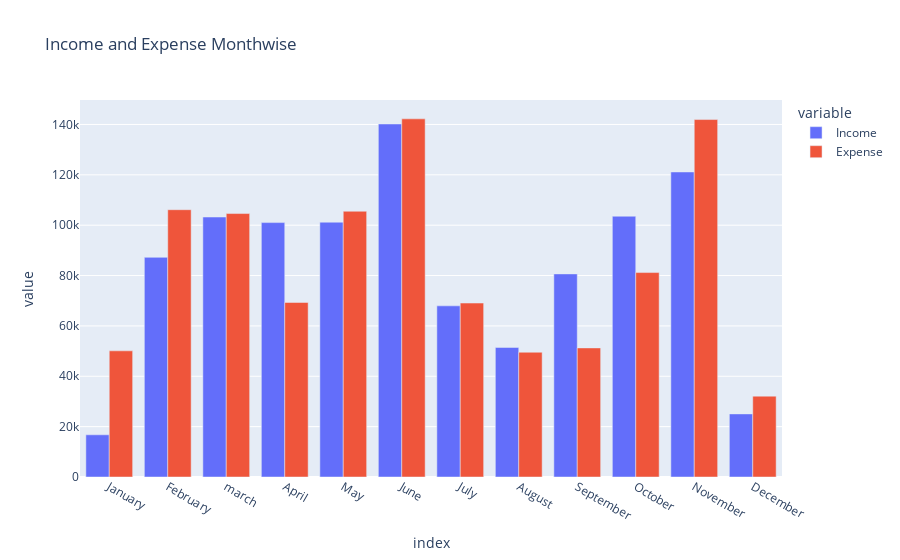

Notebook source saved alongside this figure:
### Code cell
import plotly.express as px
# inout_df.plot(kind= 'bar',figsize=(10,10))
fig = px.bar(inout_df, x=inout_df.index, y=["Income","Expense"],
             title="Income and Expense Monthwise",barmode="group")

fig.show()

### Figure 1 — Plotly figure (JSON) as saved in the notebook; plotly's stock layout.template omitted (floating-point values rounded to 4 significant figures)
{"data": [{"alignmentgroup": "True", "hovertemplate": "variable=Income<br>index=%{x}<br>value=%{y}<extra></extra>", "legendgroup": "Income", "marker": {"color": "#636efa", "pattern": {"shape": ""}}, "name": "Income", "offsetgroup": "Income", "orientation": "v", "showlegend": true, "textposition": "auto", "type": "bar", "x": ["January", "February", "march", "April", "May", "June", "July", "August", "September", "October", "November ", "December"], "xaxis": "x", "y": [16760.0, 87240.0, 103200.0, 101034, 101200.0, 140196, 67970.0, 51459, 80660.0, 103600.0, 121100.0, 25060.0], "yaxis": "y"}, {"alignmentgroup": "True", "hovertemplate": "variable=Expense<br>index=%{x}<br>value=%{y}<extra></extra>", "legendgroup": "Expense", "marker": {"color": "#EF553B", "pattern": {"shape": ""}}, "name": "Expense", "offsetgroup": "Expense", "orientation": "v", "showlegend": true, "textposition": "auto", "type": "bar", "x": ["January", "February", "march", "April", "May", "June", "July", "August", "September", "October", "November ", "December"], "xaxis": "x", "y": [50110.0, 106200.0, 104600.0, 69320.0, 105500.0, 142200.0, 69080.0, 49550.0, 51260.0, 81190.0, 142000.0, 32110.0], "yaxis": "y"}], "layout": {"barmode": "group", "legend": {"title": {"text": "variable"}, "tracegroupgap": 0}, "title": {"text": "Income and Expense Monthwise"}, "xaxis": {"anchor": "y", "domain": [0, 1], "title": {"text": "index"}}, "yaxis": {"anchor": "x", "domain": [0, 1], "title": {"text": "value"}}}}
